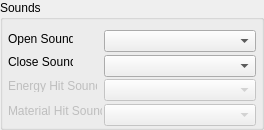
    <widget class="QGroupBox" name="IDC_STATIC_8">
      <property name="geometry">
        <rect>
          <x>8</x>
          <y>294</y>
          <width>264</width>
          <height>130</height>
        </rect>
      </property>
      <property name="title">
        <string>Sounds</string>
      </property>
      <property name="visible">
        <bool>true</bool>
      </property>
      <property name="enabled">
        <bool>true</bool>
      </property>
      <property name="flat">
        <bool>false</bool>
      </property>
      <widget class="QComboBox" name="IDC_DOOR_OPEN_SOUND">
        <property name="maxVisibleItems">
          <number>6</number>
        </property>
        <property name="geometry">
          <rect>
            <x>104</x>
            <y>30</y>
            <width>152</width>
            <height>22</height>
          </rect>
        </property>
        <property name="visible">
          <bool>true</bool>
        </property>
        <property name="enabled">
          <bool>true</bool>
        </property>
        <property name="editable">
          <bool>false</bool>
        </property>
      </widget>
      <widget class="QLabel" name="IDC_STATIC_9">
        <property name="geometry">
          <rect>
            <x>8</x>
            <y>32</y>
            <width>65</width>
            <height>13</height>
          </rect>
        </property>
        <property name="text">
          <string>Open Sound</string>
        </property>
        <property name="visible">
          <bool>true</bool>
        </property>
        <property name="enabled">
          <bool>true</bool>
        </property>
        <property name="alignment">
          <set>Qt::AlignLeft</set>
        </property>
      </widget>
      <widget class="QLabel" name="IDC_STATIC_10">
        <property name="geometry">
          <rect>
            <x>8</x>
            <y>55</y>
            <width>65</width>
            <height>13</height>
          </rect>
        </property>
        <property name="text">
          <string>Close Sound</string>
        </property>
        <property name="visible">
          <bool>true</bool>
        </property>
        <property name="enabled">
          <bool>true</bool>
        </property>
        <property name="alignment">
          <set>Qt::AlignLeft</set>
        </property>
      </widget>
      <widget class="QComboBox" name="IDC_DOOR_CLOSE_SOUND">
        <property name="maxVisibleItems">
          <number>5</number>
        </property>
        <property name="geometry">
          <rect>
            <x>104</x>
            <y>55</y>
            <width>152</width>
            <height>22</height>
          </rect>
        </property>
        <property name="visible">
          <bool>true</bool>
        </property>
        <property name="enabled">
          <bool>true</bool>
        </property>
        <property name="editable">
          <bool>false</bool>
        </property>
      </widget>
      <widget class="QLabel" name="IDC_STATIC_11">
        <property name="geometry">
          <rect>
            <x>8</x>
            <y>79</y>
            <width>89</width>
            <height>13</height>
          </rect>
        </property>
        <property name="text">
          <string>Energy Hit Sound</string>
        </property>
        <property name="visible">
          <bool>true</bool>
        </property>
        <property name="enabled">
          <bool>false</bool>
        </property>
        <property name="alignment">
          <set>Qt::AlignLeft</set>
        </property>
      </widget>
      <widget class="QComboBox" name="IDC_DOOR_ENERGY_SOUND">
        <property name="maxVisibleItems">
          <number>2</number>
        </property>
        <property name="geometry">
          <rect>
            <x>104</x>
            <y>79</y>
            <width>152</width>
            <height>22</height>
          </rect>
        </property>
        <property name="visible">
          <bool>true</bool>
        </property>
        <property name="enabled">
          <bool>false</bool>
        </property>
        <property name="editable">
          <bool>false</bool>
        </property>
      </widget>
      <widget class="QLabel" name="IDC_STATIC_12">
        <property name="geometry">
          <rect>
            <x>8</x>
            <y>104</y>
            <width>94</width>
            <height>13</height>
          </rect>
        </property>
        <property name="text">
          <string>Material Hit Sound</string>
        </property>
        <property name="visible">
          <bool>true</bool>
        </property>
        <property name="enabled">
          <bool>false</bool>
        </property>
        <property name="alignment">
          <set>Qt::AlignLeft</set>
        </property>
      </widget>
      <widget class="QComboBox" name="IDC_DOOR_MATERIAL_SOUND">
        <property name="maxVisibleItems">
          <number>2</number>
        </property>
        <property name="geometry">
          <rect>
            <x>104</x>
            <y>104</y>
            <width>152</width>
            <height>22</height>
          </rect>
        </property>
        <property name="visible">
          <bool>true</bool>
        </property>
        <property name="enabled">
          <bool>false</bool>
        </property>
        <property name="editable">
          <bool>false</bool>
        </property>
      </widget>
    </widget>
